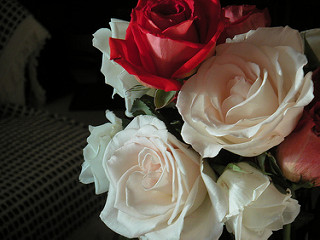
#> input picture flowers/Testing/rose/102501987_3cdb8e5394_n.jpg, 320 x 240 px, given as the content of the folder /content/drive/MyDrive/flowers/training, which was not available
$ jupyter execute Untitled1.ipynb
#> lines starting #> are read from the running program, lines starting #| are printed output that depends on the picture; pictures that were not available may be replaced by others from this repository, and a replacement may not be noted
[cell 1]
from google.colab import drive
drive.mount('/content/drive')

[cell 2]
import numpy as np

# inisialisasikan variabel untuk theta
INPUT_LAYER_NEURON = 76800
HIDDEN_LAYER_NEURON = 480
OUTPUT_LAYER_NEURON = 3

class MultiLayeredPerceptronWeights:
  def __init__(self):
    # theta antara layer input-hidden
    self.theta_input_hidden = np.empty([INPUT_LAYER_NEURON, HIDDEN_LAYER_NEURON])
    self.bias_input_hidden = np.empty(HIDDEN_LAYER_NEURON)
    # theta antara layer hidden-output
    self.theta_hidden_output = np.empty([HIDDEN_LAYER_NEURON, OUTPUT_LAYER_NEURON])
    self.bias_hidden_output = np.empty(OUTPUT_LAYER_NEURON)

[cell 3]
import os
import random
import cv2
from google.colab.patches import cv2_imshow

# definisikan fungsi untuk parsing dataset dari folder
def parse_dataset(folder_path):
  dataset = []
  for label in os.listdir(folder_path):
    label_path = os.path.join(folder_path, label)
    for data in os.listdir(label_path):
      data_path = os.path.join(label_path, data)
      # encode label dengan menggunakan one-hot-encoding
      if label == 'rose':
        label_encoded = np.array([1, 0, 0])
      elif label == 'dandelion':
        label_encoded = np.array([0, 1, 0])
      else:
        label_encoded = np.array([0, 0, 1])
      dataset.append((label_encoded, data_path))
  return dataset

# parse dataset training dan testing
train_dataset = parse_dataset('/content/drive/MyDrive/flowers/training')
test_dataset = parse_dataset('/content/drive/MyDrive/flowers/testing')

# shuffle data untuk menghindari bias pada training
random.shuffle(train_dataset)
random.shuffle(test_dataset)

# visualisasikan beberapa dataset
for label, data_path in train_dataset[:10]:
  data = cv2.resize(cv2.imread(data_path), (320, 240))
#> data is the input picture: shape (240, 320, 3); mean B, G, R 63.3, 72.5, 86.4
  cv2_imshow(data)
  print(label, '\n')

[cell 4]
import cv2

def preprocess(img):
  # lakukan preprocessing pada gambar
  # resize ke 320x240
  proc = cv2.resize(img, (320, 240))
  # ubah ke grayscale
  proc = cv2.cvtColor(proc, cv2.COLOR_BGR2GRAY)
  # ubah gambar ke 1 dimensi
  proc = proc.flatten()
  return proc

[cell 5]
import numpy as np

def sigmoid(x):
  return 1/(1 + np.exp(-x))

[cell 6]
def initialize(model):
  # inisialisasi bobot dan bias menggunakan He initialization
  # setiap bobot diinisialisasi menggunakan generator random gaussian
  # dengan mean 0 dan variance sqrt(2/n)
  # random initialization digunakan untuk mendapatkan delta bobot yang baik pada hidden layer
  # theta antara layer input-hidden
  model.theta_input_hidden = np.random.normal(0, 2/INPUT_LAYER_NEURON, (INPUT_LAYER_NEURON, HIDDEN_LAYER_NEURON))
  model.bias_input_hidden = np.random.normal(0, 2/INPUT_LAYER_NEURON, HIDDEN_LAYER_NEURON)
  # theta antara layer hidden-output
  model.theta_hidden_output = np.random.normal(0, 2/HIDDEN_LAYER_NEURON, (HIDDEN_LAYER_NEURON, OUTPUT_LAYER_NEURON))
  model.bias_hidden_output = np.random.normal(0, 2/HIDDEN_LAYER_NEURON, OUTPUT_LAYER_NEURON)

[cell 7]
def calc_err(label, output):
  return ((label - output[0])**2)/2

[cell 8]
def calc_output(input, model):
  hidden_y = sigmoid(np.dot(input, model.theta_input_hidden) + model.bias_input_hidden)
  output_y = sigmoid(np.dot(hidden_y, model.theta_hidden_output) + model.bias_hidden_output)

  # luaran hidden layer juga di-return untuk menghitung dtheta nantinya
  return output_y, hidden_y

[cell 9]
def update_weight(label, input, model, learning_rate):
  output_y, hidden_y = calc_output(input, model)

  # reshape dan transpose matriks agar dapat dicari dot productnya
  hidden_y = hidden_y.reshape((len(hidden_y), 1))
  output_y = output_y.reshape((1, len(output_y)))
  input_reshaped = input.reshape((len(input), 1))

  # update theta hidden-output
  derivative_hidden_output = (output_y - label) * output_y * (1 - output_y)
  dtheta_hidden_output = np.dot(hidden_y, derivative_hidden_output)
  model.theta_hidden_output -= learning_rate * dtheta_hidden_output
  model.bias_hidden_output -= learning_rate * derivative_hidden_output[0]

  # update theta input-hidden
  hidden_error = np.sum(model.theta_hidden_output, axis=1)
  derivative_input_hidden = hidden_error * hidden_y.T * (1 - hidden_y.T)
  dtheta_input_hidden = np.dot(input_reshaped, derivative_input_hidden)
  model.theta_input_hidden -= learning_rate * dtheta_input_hidden
  model.bias_input_hidden -= learning_rate * derivative_input_hidden[0]

[cell 10]
def predict(input, model):
  output, _ = calc_output(input, model)
  # ambil index hipotesis dengan probabilitas paling tinggi
  return np.argmax(output)

[cell 11]
def calc_accuracy(model):
  correct_count = 0
  for label, img_path in test_dataset:
    img = preprocess(cv2.imread(img_path))
    if np.argmax(label) == predict(img, model):
      correct_count += 1
  return correct_count / len(test_dataset)

[cell 12]
def train(model, epoch, learning_rate):
  errors = []
  accuracies = []
  for cur_epoch in range(epoch):
    print(cur_epoch)
    cur_error = 0
    for label, img_path in train_dataset:
      img = preprocess(cv2.imread(img_path))
      output = calc_output(img, model)
      cur_error += calc_err(label, output)
      update_weight(label, img, model, learning_rate)
    errors.append(sum(cur_error)/len(train_dataset))
    accuracies.append(calc_accuracy(model))
  return errors, accuracies

[cell 13]
import matplotlib.pyplot as plt

# definisikan fungsi untuk memvisulisasikan error dan akurasi
def visualize(errors, accuracies):
  plt.plot(errors, 'r+')
  plt.plot(accuracies, 'b-')
  plt.legend()
  plt.show()

# percobaan epoch=50 dan learning rate=0,1
model_0_1 = MultiLayeredPerceptronWeights()
initialize(model_0_1)
errors_0_1, accuracies_0_1 = train(model_0_1, 1, 0.1)
#> in preprocess, `proc = cv2.cvtColor(proc, cv2.COLOR_BGR2GRAY)`:
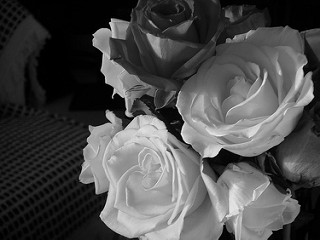
#> proc: shape (240, 320); min 0, max 254, mean 75.6
#> in calc_output, `hidden_y = sigmoid(np.dot(input, model.theta_input_hidden) + model.bia..`: hidden_y = 480 values, max 0.936 at index 356, min 0.0867 at index 312, mean 0.512
#> in calc_output, `output_y = sigmoid(np.dot(hidden_y, model.theta_hidden_output) + model..`: output_y = [0.508, 0.501, 0.517]
#> in train, `cur_error += calc_err(label, output)`: cur_error = [0.129, 0.126, 0.117]
#> in update_weight, `output_y, hidden_y = calc_output(input, model)`: output_y = [0.508, 0.501, 0.517]
#> in update_weight, `output_y = output_y.reshape((1, len(output_y)))`: output_y = [[0.508, 0.501, 0.517]]
#> in update_weight, `derivative_hidden_output = (output_y - label) * output_y * (1 - output..`: derivative_hidden_output = [[0.127, 0.125, -0.121]]
#> in update_weight, `dtheta_hidden_output = np.dot(hidden_y, derivative_hidden_output)`: dtheta_hidden_output = 480 rows, first 8: [0.0693, 0.0684, -0.0658], [0.0401, 0.0395, -0.038], [0.0614, 0.0605, -0.0582], [0.0533, 0.0526, -0.0506], [0.0573, 0.0565, -0.0543], [0.0872, 0.086, -0.0827], [0.0322, 0.0318, -0.0306], [0.0984, 0.0971, -0.0934]
#> in update_weight, `model.theta_hidden_output -= learning_rate * dtheta_hidden_output`: model.theta_hidden_output = 480 rows, first 8: [0.000795, -0.0102, 0.00869], [-0.00941, -0.00474, -0.00257], [-0.0123, -0.0158, 0.0114], [-0.00827, -0.0056, 0.0117], [-0.00464, -0.00681, 0.0029], [-0.00363, -0.0116, 0.00165], [-0.000205, -0.00553, 0.00473], [-0.00452, -0.0151, 0.0103]
#> in update_weight, `model.bias_hidden_output -= learning_rate * derivative_hidden_output[0]`: model.bias_hidden_output = [-0.00927, -0.0132, 0.00592]
#> in update_weight, `hidden_error = np.sum(model.theta_hidden_output, axis=1)`: hidden_error = 480 values, max 0.0135 at index 262, min -0.027 at index 291, mean -0.0064
#> in update_weight, `model.bias_input_hidden -= learning_rate * derivative_input_hidden[0]`: model.bias_input_hidden = 480 values, max 0.00062 at index 126, min -0.000368 at index 301, mean 0.000144
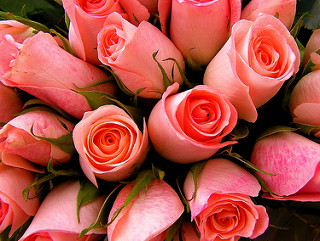
#> input picture flowers/Testing/rose/118974357_0faa23cce9_n.jpg, 320 x 241 px, found by its file name
#> in preprocess (call 2), `proc = cv2.resize(img, (320, 240))`:
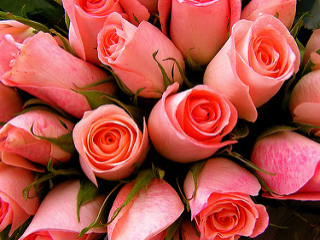
#> proc: shape (240, 320, 3); mean B, G, R 71.2, 80.1, 173.5
#> in preprocess, img is the input picture: shape (241, 320, 3); mean B, G, R 71.3, 80.2, 173.6
#> in preprocess (call 2), `proc = cv2.cvtColor(proc, cv2.COLOR_BGR2GRAY)`:
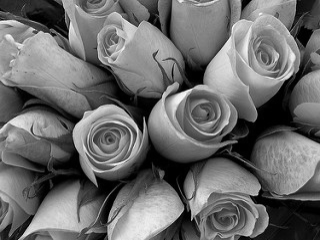
#> proc: shape (240, 320); min 0, max 251, mean 107
#> in predict, `output, _ = calc_output(input, model)`: output = [0.0564, 0.0575, 0.893]
visualize(errors_0_1, accuracies_0_1)
#> in visualize, `plt.show()`:
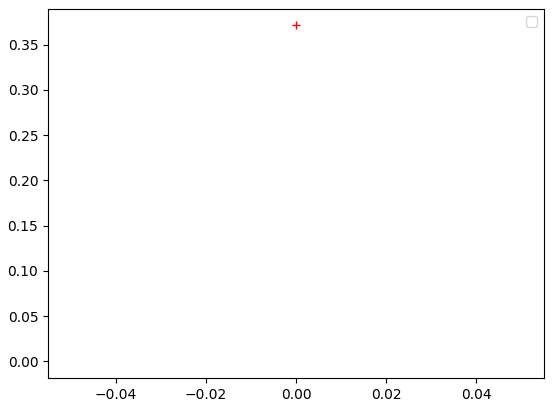
#> figure drawn by matplotlib, 1 panel

# percobaan epoch=50 dan learning rate=0,8
model_0_8 = MultiLayeredPerceptronWeights()
initialize(model_0_8)
errors_0_8, accuracies_0_8 = train(model_0_1, 1, 0.8)
#> in update_weight (call 2), `dtheta_hidden_output = np.dot(hidden_y, derivative_hidden_output)`: dtheta_hidden_output = 480 rows, first 8: [0.003, 0.00312, -0.0103], [0.003, 0.00312, -0.0103], [0.003, 0.00312, -0.0103], [0.003, 0.00312, -0.0103], [0.003, 0.00312, -0.0103], [0.003, 0.00312, -0.0103], [0.003, 0.00312, -0.0103], [0.003, 0.00312, -0.0103]
#> in update_weight (call 2), `model.theta_hidden_output -= learning_rate * dtheta_hidden_output`: model.theta_hidden_output = 480 rows, first 8: [-0.0016, -0.0127, 0.0169], [-0.0118, -0.00724, 0.00567], [-0.0147, -0.0183, 0.0196], [-0.0107, -0.00809, 0.02], [-0.00704, -0.0093, 0.0111], [-0.00603, -0.0141, 0.00988], [-0.0026, -0.00802, 0.013], [-0.00692, -0.0176, 0.0186]
visualize(errors_0_8, accuracies_0_8)
#> in visualize (call 2), `plt.show()`:
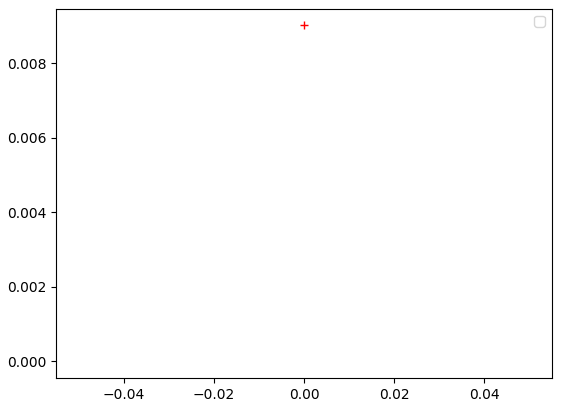
#> figure drawn by matplotlib, 1 panel
